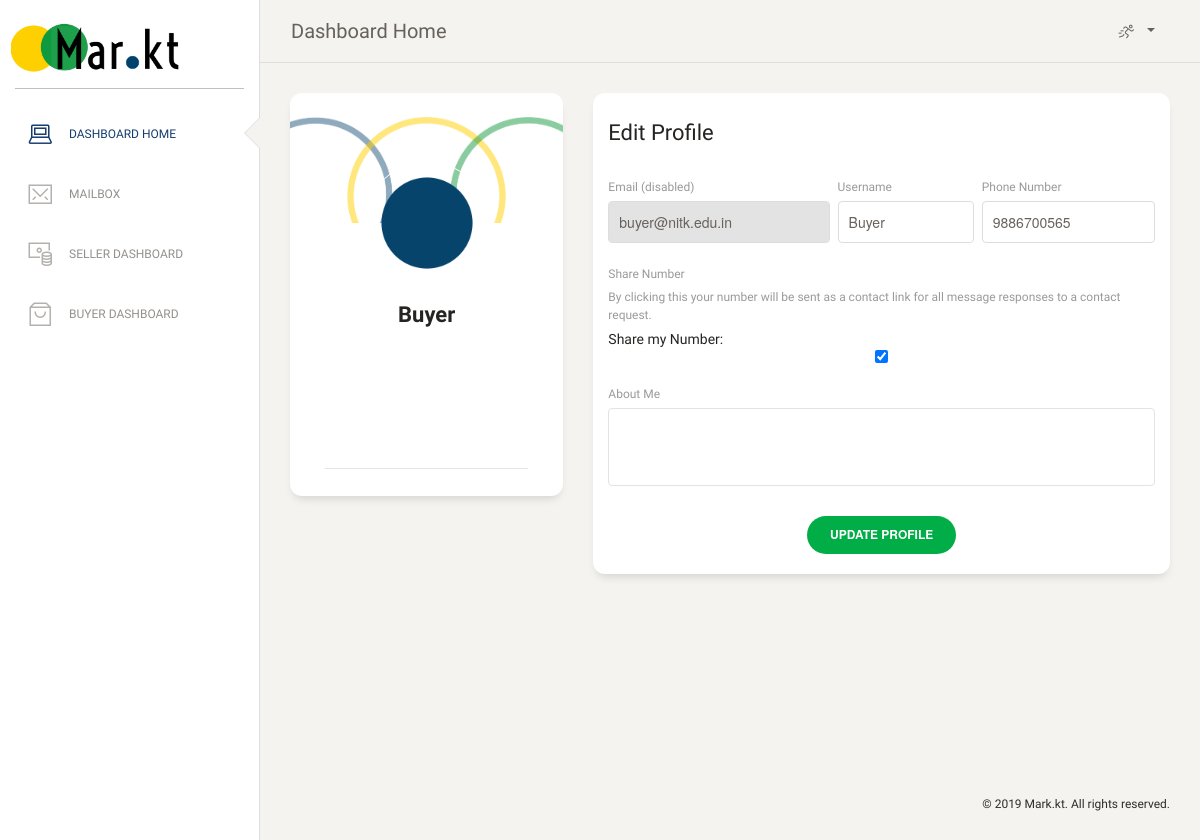
Page /dashboard/ (signed in) on the earlier database version.
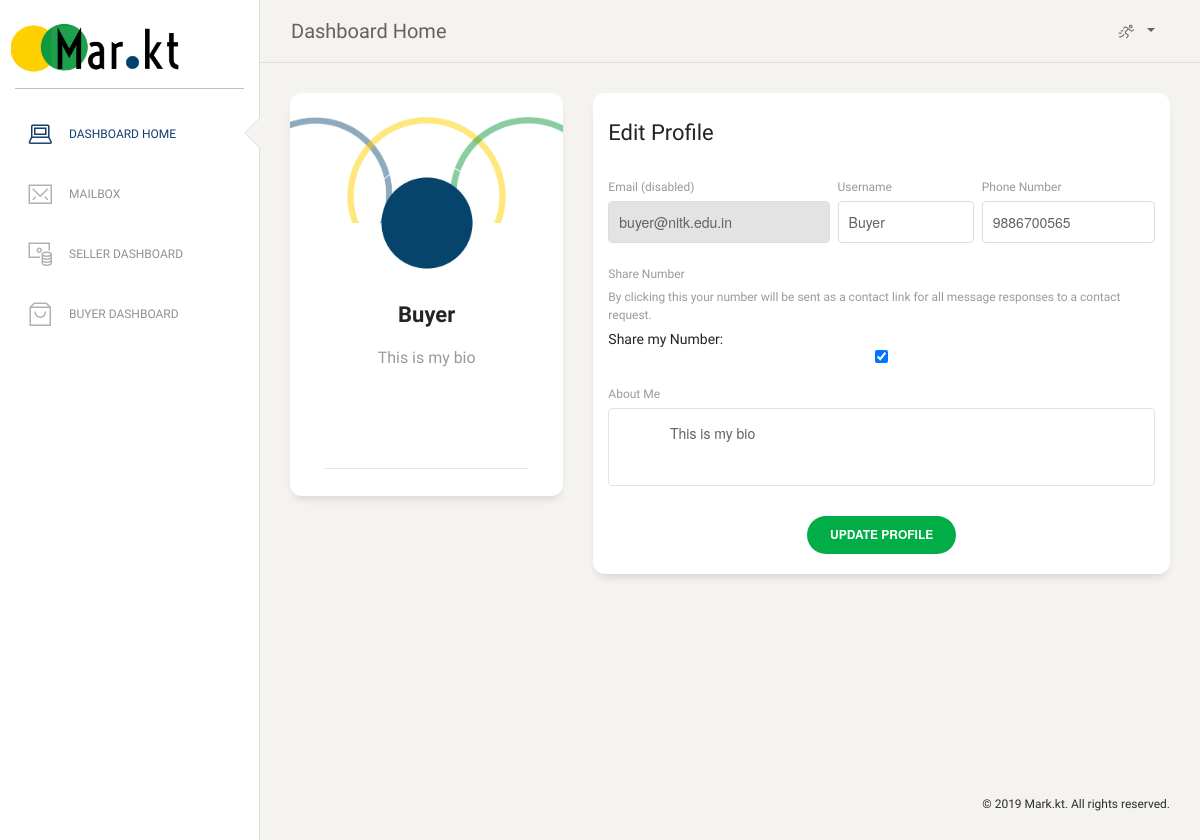
Same page on the later database version.
### homepage/models.py (models this page shows)
class User(models.Model):
    name = models.CharField(max_length=50)
    bio = models.CharField(max_length=150)
    email_id = models.EmailField()
    password = models.CharField(max_length=20)
    phone_number = models.CharField(max_length=10)
    share_email = models.BooleanField(default=True)
    share_phone = models.BooleanField(default=False)

### homepage/views.py (the view, shortened to what this page needs)
# urls.py: path('dashboard/', views.display_dash_home, name="dash_home"),
def display_dash_home(request):
    if 'userid' not in request.session.keys() :
        return redirect(reverse('homepage:home'))
    user=User.objects.get(id=request.session['userid'])
    context = {
        'page_name': "Dashboard",
        'user':user,
    }
    if user.share_phone==True:
        context['shph']=True
    return render(request, 'homepage/dashboard.html', context)

### homepage/templates/homepage/dashboard.html (shortened to what this page needs)
<!DOCTYPE html>
<html lang="en">
{% load static %}
<head>
  <link href="{% static 'homepage/css/font-awesome.min.css' %}" rel="stylesheet">
  <link href="{% static 'homepage/css/bootstrap.min.css' %}" rel="stylesheet" />
  <link href="{% static 'homepage/css/paper-dashboard.css' %}" rel="stylesheet" />
   <link href="{% static 'homepage/css/theme.css' %}" rel="stylesheet">
   <link href="{% static 'homepage/css/dash.css' %}" rel="stylesheet">
</head>
<body class="">
  <div class="wrapper ">
    <div class="sidebar" data-color="white" data-active-color="danger">
      <div class="logo">
        <a href="{% url 'homepage:home' %}" class="simple-text logo-normal">
          <div class="logo-image-big logo-image dash-logo">
            <img src="{% static 'homepage/img/logo3.png' %}">
          </div>
        </a>
      </div>
      <div class="sidebar-wrapper">
        <ul class="nav">
          <li class="active" id="dbhome">
            <a href="{% url 'homepage:dash_home' %}">
              <i class="nc-icon nc-laptop"></i>
              <p>Dashboard Home</p>
            </a>
          </li>
          <li  id="mail">
            <a href="{% url 'homepage:mail_home' %}">
              <i class="nc-icon nc-email-85"></i>
              <p>Mailbox</p>
            </a>
          </li>
          <li id="seller">
            <a href="{% url 'seller:dashboard' %}">
              <i class="nc-icon nc-money-coins"></i>
              <p>Seller Dashboard</p>
            </a>
          </li>
          <li id="buyer">
            <a href="{% url 'buyer:dashboard' %}">
              <i class="nc-icon nc-bag-16"></i>
              <p>Buyer Dashboard</p>
            </a>
          </li>
        </ul>
      </div>
    </div>
    <div class="main-panel">
      <nav class="navbar navbar-expand-lg navbar-absolute fixed-top navbar-transparent">
        <div class="container-fluid">
          <div class="navbar-wrapper">
            <a class="navbar-brand" href="">Dashboard Home</a>
          </div>
          <div class="collapse navbar-collapse justify-content-end" id="navigation">
            <ul class="navbar-nav">
              <li class="nav-item btn-rotate dropdown">
                <a class="nav-link dropdown-toggle" href="http://example.com" id="navbarDropdownMenuLink" data-toggle="dropdown" aria-haspopup="true" aria-expanded="false">
                  <i class="nc-icon nc-user-run"></i>
                </a>
              </li>
            </ul>
          </div>
        </div>
      </nav>
  <div class="content">
    <div class="row">
      <div class="col-md-4">
        <div class="card card-user">
          <div class="image">
            <img src="{% static 'homepage/img/hero-bg.png' %}" alt="...">
          </div>
          <div class="card-body">
            <div class="author">
                <img class="avatar border-gray" src="{% static 'homepage/img/bluedot.png' %}" alt="...">
                <h5 class="title">{{ user.name }}</h5>
            </div>
            <p class="description text-center">
              {{ user.bio }}
            </p>
          </div>
          <div class="card-footer">
            <hr>
          </div>
        </div>
      </div>
      <div class="col-md-8">
        <div class="card card-user">
          <div class="card-header">
            <h5 class="card-title">Edit Profile</h5>
          </div>
          <div class="card-body">
            <form method="POST">
              <div class="row">
                <div class="col-md-5 pr-1">
                  <div class="form-group">
                    <label>Email (disabled)</label>
                    <input type="text" class="form-control" disabled="" placeholder={{ user.email_id }} value={{ user.email_id }}>
                  </div>
                </div>
                <div class="col-md-3 px-1">
                  <div class="form-group">
                    <label>Username</label>
                    <input type="text" name="nameupd" class="form-control" placeholder={{ user.name }} value={{ user.name }} required>
                  </div>
                </div>
                <div class="col-md-4 pl-1">
                  <div class="form-group">
                    <label for="exampleInputEmail1">Phone Number</label>
                    <input type="number" name="phupd" class="form-control" value={{ user.phone_number }} placeholder={{ user.phone_number }} >
                  </div>
                </div>
              </div>
              <div class="row">
                <div class="col-md-12">
                  <div class="form-group">
                    <label for="exampleInputEmail1">Share Number</label><br>
                    <label>By clicking this your number will be sent as a contact link for all message responses to a contact request.</label><br>
                    Share my Number:   <input type="checkbox" name="numshare" class="form-control" checked="checked">
                  </div>
                </div>
              </div>
              <div class="row">
                <div class="col-md-12">
                  <div class="form-group">
                    <label>About Me</label>
                    <textarea name="bioupd" class="form-control textarea" >{{ user.bio }} </textarea>
                  </div>
                </div>
              </div>
              <div class="row">
                <div class="update ml-auto mr-auto">
                  <button type="submit" class="btn btn-primary btn-round">Update Profile</button>
                </div>
              </div>
            </form>
          </div>
        </div>
      </div>
    </div>
  </div>
      <footer class="footer footer-black  footer-white ">
        <div class="container-fluid">
          <div class="row">
            <nav class="footer-nav">
            </nav>
            <div class="credits ml-auto">
              <span class="copyright">
                ©
                 Mark.kt. All rights reserved.
              </span>
            </div>
          </div>
        </div>
      </footer>
    </div>
  </div>
</body>
</html>

### homepage/static/homepage/css/theme.css (style rules this page uses)
* { font-family: 'Roboto Condensed', sans-serif; }
.logo-image { max-height: 100px; }

### homepage/static/homepage/css/dash.css (style rules this page uses)
.dash-logo { width:170px; }

Differences in the rows shown:
changed User "Buyer": bio (not shown) → "This is my bio"; bioupd (not shown) → "This is my bio"
